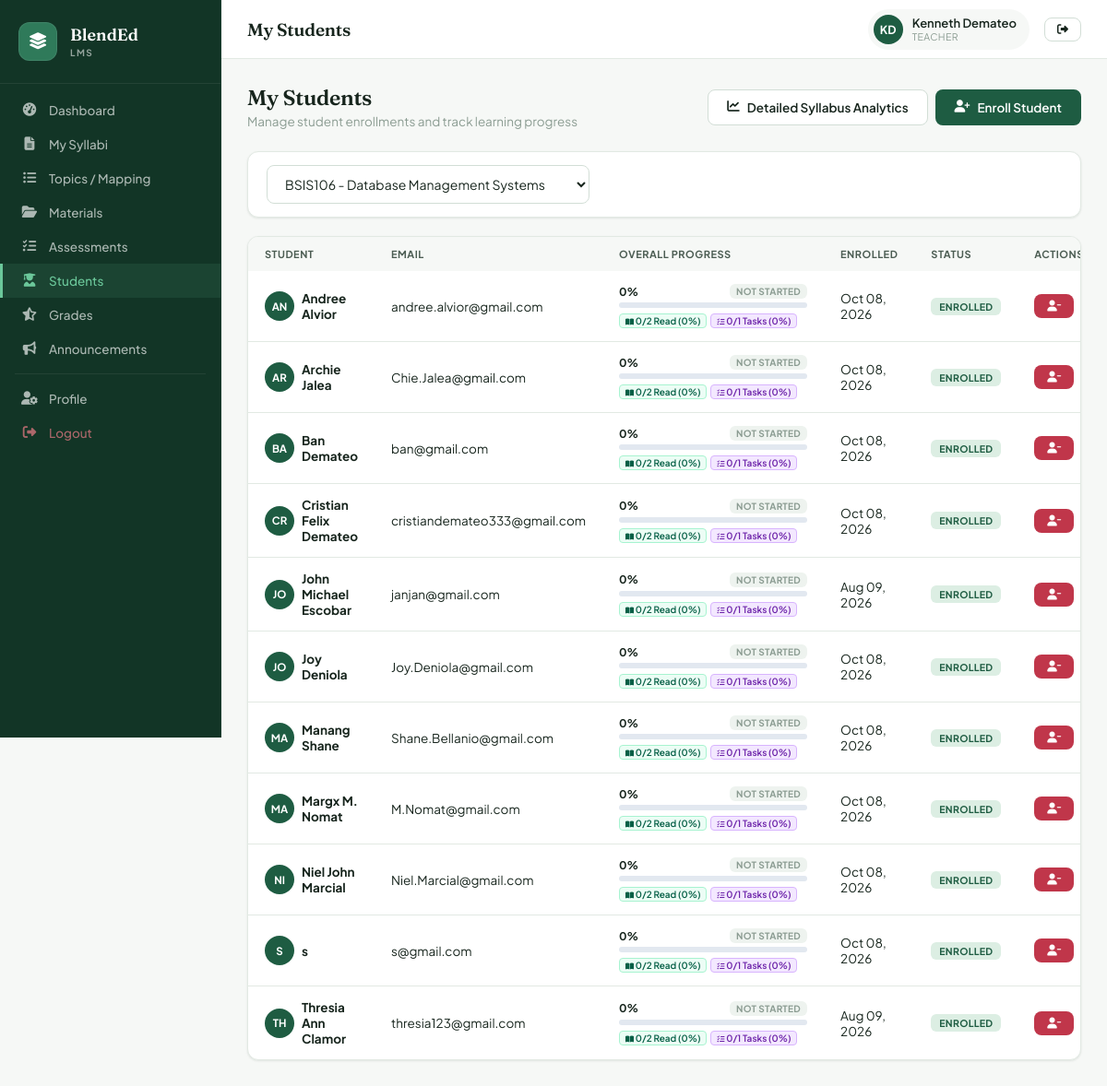
/teacher/students.php?syl=22 (signed in), run on an earlier commit of the app's database.
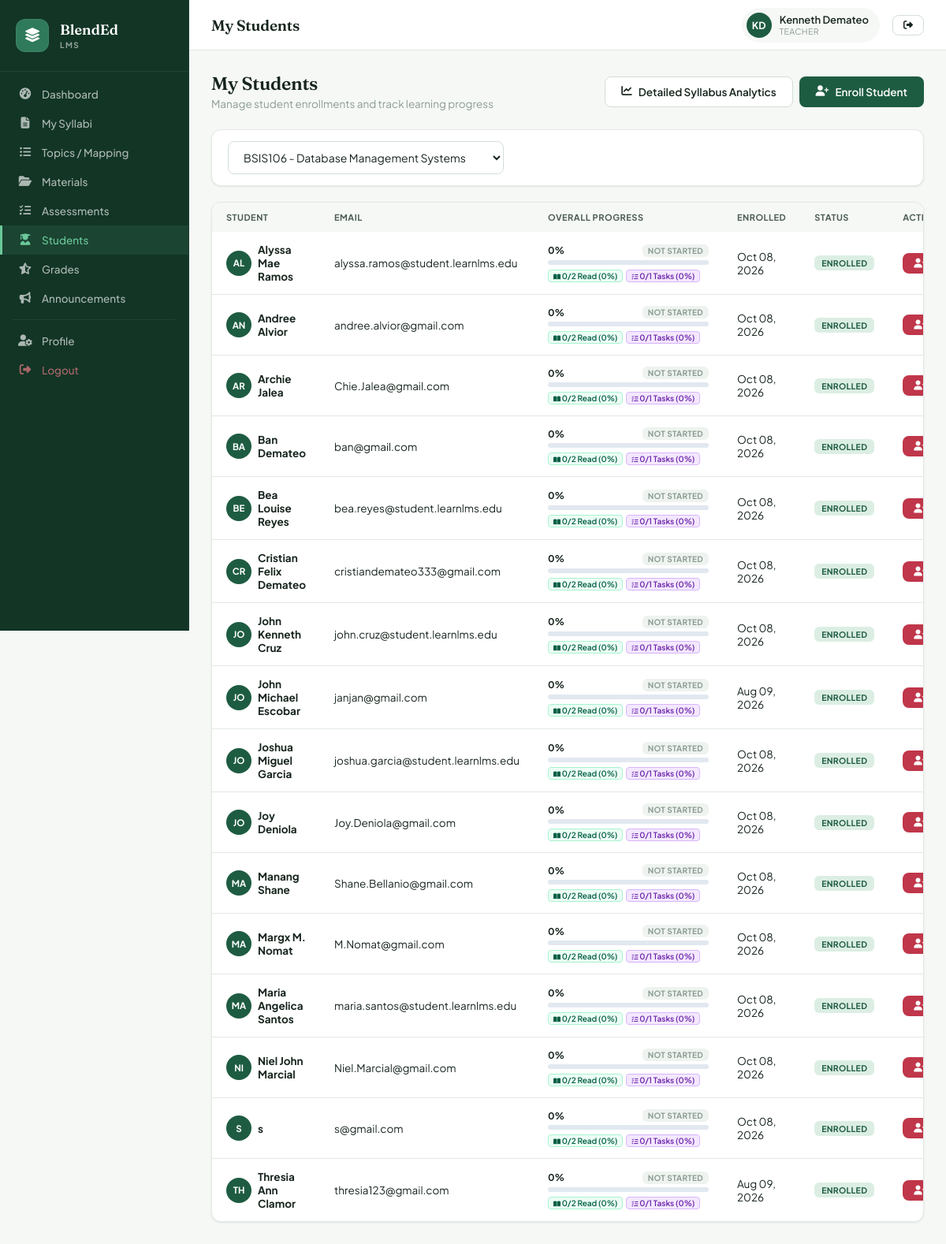
And on a later commit of the database.
### tables this page shows
CREATE TABLE `enrollments` (
  `id` int NOT NULL AUTO_INCREMENT,
  `student_id` int NOT NULL,
  `syllabus_id` int NOT NULL,
  `enrolled_at` timestamp NOT NULL DEFAULT CURRENT_TIMESTAMP,
  `status` enum('enrolled','dropped','completed') DEFAULT 'enrolled',
  PRIMARY KEY (`id`),
  UNIQUE KEY `unique_enrollment` (`student_id`,`syllabus_id`),
  KEY `syllabus_id` (`syllabus_id`),
  CONSTRAINT `enrollments_ibfk_1` FOREIGN KEY (`student_id`) REFERENCES `users` (`id`) ON DELETE CASCADE,
  CONSTRAINT `enrollments_ibfk_2` FOREIGN KEY (`syllabus_id`) REFERENCES `syllabi` (`id`) ON DELETE CASCADE
);

CREATE TABLE `users` (
  `id` int NOT NULL AUTO_INCREMENT,
  `username` varchar(50) NOT NULL,
  `password` varchar(255) NOT NULL,
  `full_name` varchar(100) NOT NULL,
  `email` varchar(100) NOT NULL,
  `role` enum('admin','teacher','student') NOT NULL,
  `profile_pic` varchar(255) DEFAULT NULL,
  `status` enum('active','inactive') DEFAULT 'active',
  `created_at` timestamp NOT NULL DEFAULT CURRENT_TIMESTAMP,
  `updated_at` timestamp NOT NULL DEFAULT CURRENT_TIMESTAMP ON UPDATE CURRENT_TIMESTAMP,
  PRIMARY KEY (`id`),
  UNIQUE KEY `username` (`username`),
  UNIQUE KEY `email` (`email`)
);

### teacher/students.php (the view, shortened to what the rows shown need)
<?php
require_once '../includes/config.php';
$sylFilter = (int)($_GET['syl'] ?? 0);
if ($sylFilter) {
    $totalTopicsCount = (int)($conn->query("SELECT COUNT(*) as c FROM syllabus_topics WHERE syllabus_id = $sylFilter")->fetch_assoc()['c'] ?? 0);
    $totalAssessmentsCount = (int)($conn->query("SELECT COUNT(*) as c FROM assessments WHERE syllabus_id = $sylFilter")->fetch_assoc()['c'] ?? 0);
    $sql = "
        SELECT e.*, u.full_name, u.email, u.username,
               -- Reading Stats (strictly based on actual reading depth)
               COALESCE(tp_stats.finished_topics, 0) as finished_topics,
               COALESCE(tp_stats.reading_topics, 0) as reading_topics,
               COALESCE(tp_stats.total_read_pct_sum, 0) as total_read_pct_sum,
               tp_stats.latest_read_at,
               -- Assessment Stats
               COALESCE(sub_stats.submitted_assessments, 0) as submitted_assessments,
               COALESCE(sub_stats.graded_submissions, 0) as graded_submissions,
               sub_stats.latest_submission_at
        FROM enrollments e
        JOIN users u ON e.student_id = u.id
        LEFT JOIN (
            SELECT tp.student_id,
                   COUNT(DISTINCT CASE WHEN tp.status != 'not_started' AND (tp.read_percentage >= 90 OR tp.status = 'completed') THEN st.id END) as finished_topics,
                   COUNT(DISTINCT CASE WHEN tp.status != 'not_started' AND (tp.read_percentage > 0 OR tp.status = 'in_progress') AND tp.read_percentage < 90 AND tp.status != 'completed' THEN st.id END) as reading_topics,
                   SUM(CASE WHEN tp.status = 'not_started' THEN 0 ELSE COALESCE(tp.read_percentage, 0) END) as total_read_pct_sum,
                   MAX(tp.last_read_at) as latest_read_at
            FROM syllabus_topics st
            JOIN topic_progress tp ON tp.syllabus_topic_id = st.id
            WHERE st.syllabus_id = ?
            GROUP BY tp.student_id
        ) tp_stats ON tp_stats.student_id = e.student_id
        LEFT JOIN (
            SELECT s.student_id,
                   COUNT(DISTINCT s.assessment_id) as submitted_assessments,
                   COUNT(DISTINCT CASE WHEN s.status = 'graded' THEN s.id END) as graded_submissions,
                   MAX(s.submitted_at) as latest_submission_at
            FROM assessments a
            JOIN submissions s ON s.assessment_id = a.id
            WHERE a.syllabus_id = ?
            GROUP BY s.student_id
        ) sub_stats ON sub_stats.student_id = e.student_id
        WHERE e.syllabus_id = ?
        ORDER BY u.full_name ASC
    ";
    $stmt = $conn->prepare($sql);
    $stmt->bind_param('iii', $sylFilter, $sylFilter, $sylFilter);
    $stmt->execute();
    $rawEnrollments = $stmt->get_result()->fetch_all(MYSQLI_ASSOC);
    $enrollmentsList = [];
    foreach ($rawEnrollments as $r) {
        $tot = $totalTopicsCount;
        $fin = (int)$r['finished_topics'];
        $read = (int)$r['reading_topics'];
        $notStarted = max(0, $tot - $fin - $read);
        $readAvgPct = $tot > 0 ? round((float)$r['total_read_pct_sum'] / $tot, 1) : 0.0;
        $readAvgPct = min(100.0, max(0.0, $readAvgPct));
        $totAssess = $totalAssessmentsCount;
        $subAssess = (int)$r['submitted_assessments'];
        $gradedAssess = (int)$r['graded_submissions'];
        $assessAvgPct = $totAssess > 0 ? round(($subAssess / $totAssess) * 100, 1) : 0.0;
        if ($totAssess > 0 && $tot > 0) {
            $overallPct = round(((float)$r['total_read_pct_sum'] + ($subAssess * 100)) / ($tot + $totAssess), 1);
        } elseif ($tot > 0) {
            $overallPct = $readAvgPct;
        } else {
            $overallPct = $assessAvgPct;
        }
        $overallPct = min(100.0, max(0.0, $overallPct));
        $isFullyCompleted = ($overallPct >= 100.0) || ($fin === $tot && ($totAssess === 0 || $subAssess === $totAssess) && $tot > 0);
        if ($isFullyCompleted) {
            $statusLabel = 'Completed';
            $statusBadge = 'badge-green';
            $barColor = '#10b981';
        } elseif ($overallPct > 0 || $fin > 0 || $read > 0 || $subAssess > 0) {
            $statusLabel = 'In Progress';
            $statusBadge = 'badge-blue';
            $barColor = '#3b82f6';
        } else {
            $statusLabel = 'Not Started';
            $statusBadge = 'badge-gray';
            $barColor = '#cbd5e1';
        }
        $r['total_topics_count'] = $tot;
        $r['finished_topics_count'] = $fin;
        $r['reading_topics_count'] = $read;
        $r['not_started_topics_count'] = $notStarted;
        $r['read_avg_pct'] = $readAvgPct;
        $r['total_assessments_count'] = $totAssess;
        $r['submitted_assessments_count'] = $subAssess;
        $r['graded_assessments_count'] = $gradedAssess;
        $r['assess_avg_pct'] = $assessAvgPct;
        $r['overall_pct'] = $overallPct;
        $r['status_label'] = $statusLabel;
        $r['status_badge'] = $statusBadge;
        $r['bar_color'] = $barColor;
        $enrollmentsList[] = $r;
    }
}
?>
<?php require_once '../includes/header.php'; ?>
<div class="app-layout">
<div class="main-content">
<div class="page-content">
<div class="page-header">
    <div class="page-header-left"><h2>My Students</h2><p>Manage student enrollments and track learning progress</p></div>
</div>
<?php if ($sylFilter && isset($enrollmentsList)): ?>
<div class="card"><div class="table-wrap"><table>
<thead><tr><th>Student</th><th>Email</th><th style="min-width:240px">Overall Progress</th><th>Enrolled</th><th>Status</th><th>Actions</th></tr></thead>
<tbody>
<?php foreach($enrollmentsList as $e):
    $isTarget = (isset($_GET['student_id']) && (int)$_GET['student_id'] === (int)$e['student_id']);
?>
<tr id="student-<?= $e['student_id'] ?>" style="<?= $isTarget ? 'background:#ecfdf5;box-shadow:inset 4px 0 0 #10b981;transition:all 0.4s ease;' : '' ?>">
    <td><div style="display:flex;align-items:center;gap:8px"><div class="avatar-sm"><?= strtoupper(substr($e['full_name'],0,2)) ?></div><strong><?= htmlspecialchars($e['full_name']) ?></strong></div></td>
    <td><?= htmlspecialchars($e['email']) ?></td>
    <td style="min-width:240px">
        <div style="display:flex;justify-content:space-between;align-items:center;margin-bottom:4px;font-size:11px">
            <span style="font-weight:700;color:var(--text);font-size:12px"><?= $e['overall_pct'] ?>%</span>
            <span class="badge <?= $e['status_badge'] ?>" style="font-size:10px;padding:2px 7px"><?= $e['status_label'] ?></span>
        </div>
        <div style="height:6px;background:#e2e8f0;border-radius:99px;overflow:hidden;margin-bottom:6px">
        </div>
        <div style="display:flex;gap:4px;flex-wrap:wrap;font-size:10px">
            <span style="background:#ecfdf5;color:#065f46;padding:1px 6px;border-radius:4px;border:1px solid #a7f3d0;font-weight:600" title="Reading Modules Progress">
                <i class="fas fa-book-open" style="font-size:8px"></i> <?= $e['finished_topics_count'] ?>/<?= $e['total_topics_count'] ?> Read (<?= $e['read_avg_pct'] ?>%)
            </span>
            <?php if ($e['total_assessments_count'] > 0): ?>
            <span style="background:#f3e8ff;color:#6b21a8;padding:1px 6px;border-radius:4px;border:1px solid #d8b4fe;font-weight:600" title="Assessment Tasks Progress">
                <i class="fas fa-tasks" style="font-size:8px"></i> <?= $e['submitted_assessments_count'] ?>/<?= $e['total_assessments_count'] ?> Tasks (<?= $e['assess_avg_pct'] ?>%)
            </span>
            <?php endif; ?>
        </div>
    </td>
    <td><?= date('M d, Y', strtotime($e['enrolled_at'])) ?></td>
    <td><span class="badge <?= $e['status']==='enrolled'?'badge-green':'badge-gray' ?>"><?= $e['status'] ?></span></td>
    <td><form method="POST" onsubmit="return confirm('Remove student?')"><button class="btn btn-danger btn-sm"><i class="fas fa-user-minus"></i></button></form></td>
</tr>
<?php endforeach; ?>
</tbody>
</table></div></div>
<?php else: ?>
<div class="empty-state card"><div class="card-body">
    <i class="fas fa-users"></i><h3>Select a Syllabus</h3><p>Choose a syllabus above to view and manage students</p>
</div></div>
<?php endif; ?>
</div></div></div>
</body></html>

What changed in the data, as far as the page shows it:
added enrollments: student.full_name "AL", student.full_name "Alyssa Mae Ramos", student.email "alyssa.ramos@student.learnlms.edu", overall_pct "0", status_label "NOT STARTED", finished_topics_count "0", total_topics_count "2", read_avg_pct "0", submitted_assessments_count "0", total_assessments_count "1", assess_avg_pct "0", enrolled_at "Oct 08, 2026", status "ENROLLED"
added enrollments: student.full_name "BE", student.full_name "Bea Louise Reyes", student.email "bea.reyes@student.learnlms.edu", overall_pct "0", status_label "NOT STARTED", finished_topics_count "0", total_topics_count "2", read_avg_pct "0", submitted_assessments_count "0", total_assessments_count "1", assess_avg_pct "0", enrolled_at "Oct 08, 2026", status "ENROLLED"
added enrollments: student.full_name "JO", student.full_name "John Kenneth Cruz", student.email "john.cruz@student.learnlms.edu", overall_pct "0", status_label "NOT STARTED", finished_topics_count "0", total_topics_count "2", read_avg_pct "0", submitted_assessments_count "0", total_assessments_count "1", assess_avg_pct "0", enrolled_at "Oct 08, 2026", status "ENROLLED"
added enrollments: student.full_name "JO", student.full_name "Joshua Miguel Garcia", student.email "joshua.garcia@student.learnlms.edu", overall_pct "0", status_label "NOT STARTED", finished_topics_count "0", total_topics_count "2", read_avg_pct "0", submitted_assessments_count "0", total_assessments_count "1", assess_avg_pct "0", enrolled_at "Oct 08, 2026", status "ENROLLED"
added enrollments: student.full_name "MA", student.full_name "Maria Angelica Santos", student.email "maria.santos@student.learnlms.edu", overall_pct "0", status_label "NOT STARTED", finished_topics_count "0", total_topics_count "2", read_avg_pct "0", submitted_assessments_count "0", total_assessments_count "1", assess_avg_pct "0", enrolled_at "Oct 08, 2026", status "ENROLLED"
